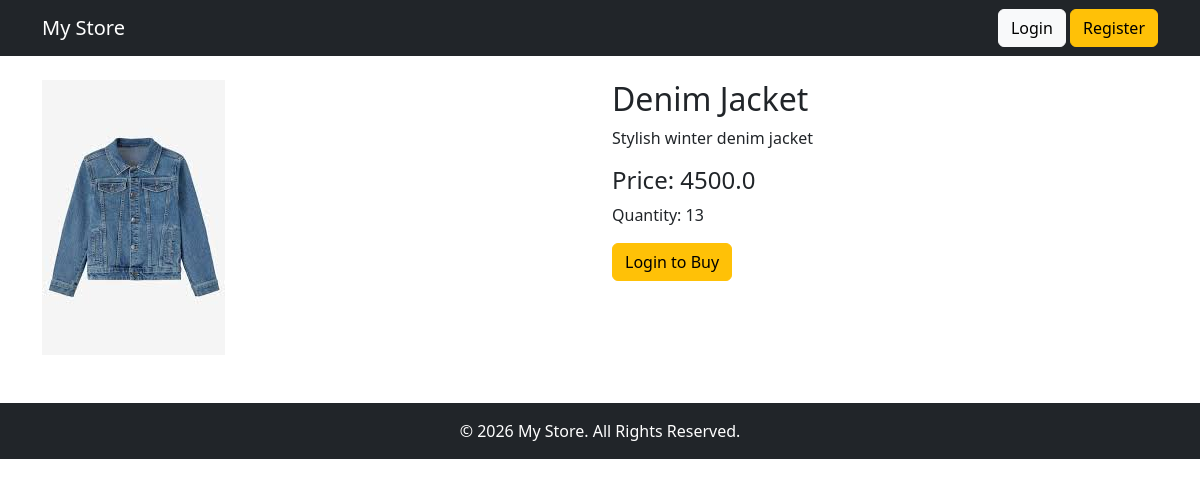
Page /product/3/ on the committed database.
### store/models.py (models this page shows, shortened)
class Product(models.Model):
    category = models.ForeignKey(Category, on_delete=models.CASCADE)
    name = models.CharField(max_length=200)
    description = models.TextField()
    price = models.FloatField()
    quantity = models.IntegerField()
    image = models.ImageField(upload_to='products/')

### store/views.py (the view)
# urls.py: path('product/<int:id>/', views.product_detail, name='product_detail'),
def product_detail(request, id):
    product = get_object_or_404(Product, id=id)
    return render(request, 'product_detail.html', {'product': product})

### store/templates/product_detail.html
{% extends 'base.html' %}
{% block content %}
<div class="row">
    <div class="col-md-6">
        <img src="{{ product.image.url }}" class="img-fluid">
    </div>
    <div class="col-md-6">
        <h2>{{ product.name }}</h2>
        <p>{{ product.description }}</p>
        <h4>Price: {{ product.price }}</h4>
        <p>Quantity: {{ product.quantity }}</p>
        {% if request.user.is_authenticated %}
            {% if not request.user.is_superuser %}
                <a href="{% url 'add_to_cart' product.id %}" class="btn btn-primary">
                    Add to Cart
                </a>
            {% endif %}
        {% else %}
            <a href="{% url 'login' %}" class="btn btn-warning">
                Login to Buy
            </a>
        {% endif %}
    </div>
</div>
{% endblock %}

### rows in the picture
Product: image (picture), name "Denim Jacket", description "Stylish winter denim jacket", price "4500.0", quantity "13"
